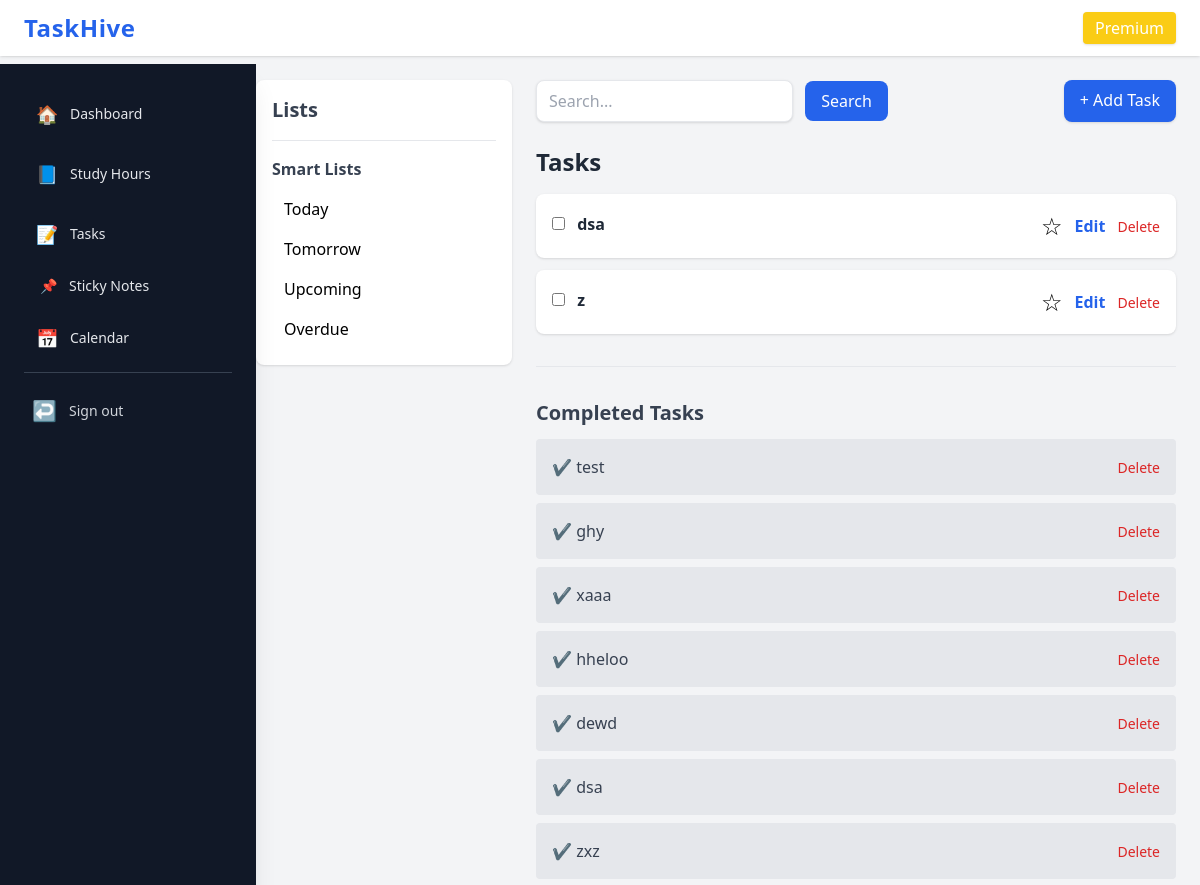
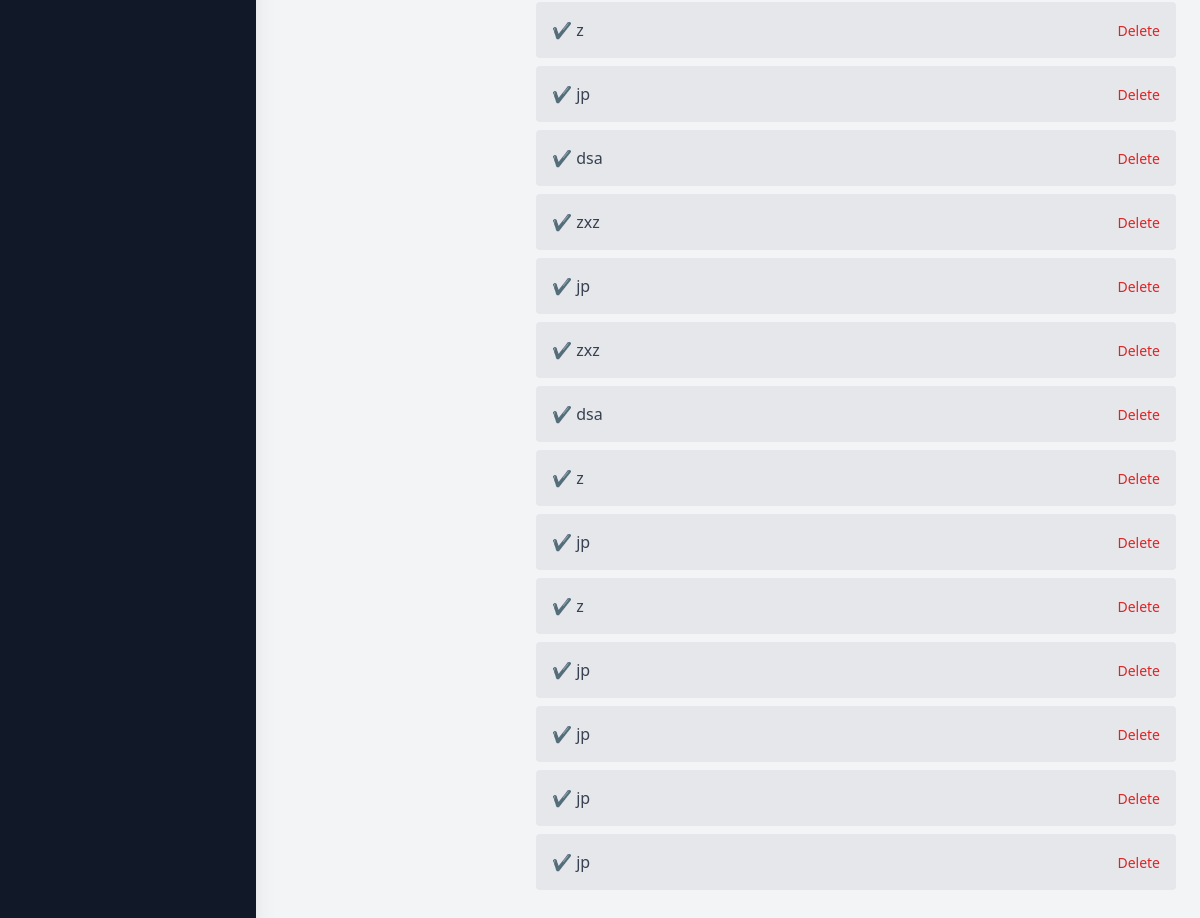
Screenshot of /tasks/list/ (signed in) with the database file from the repository (2 pictures, top to bottom).
### tasks/models.py (models this page shows, shortened)
class Task(models.Model):
    user = models.ForeignKey(User, on_delete=models.CASCADE)
    owner = models.ForeignKey(
        User,
        on_delete=models.CASCADE,
        related_name="task_owner",
        null=True,
        blank=True
    )
    category = models.ForeignKey(Category, on_delete=models.SET_NULL, null=True, blank=True)
    title = models.CharField(max_length=255)
    description = models.TextField(blank=True)
    priority = models.CharField(max_length=10, choices=PRIORITY, default='medium')
    due_date = models.DateTimeField(null=True, blank=True)
    reminder_at = models.DateTimeField(null=True, blank=True)
    starred = models.BooleanField(default=False)
    completed = models.BooleanField(default=False)
    repeat = models.CharField(max_length=20, choices=REPEAT, default='none')
    created_at = models.DateTimeField(auto_now_add=True)

### tasks/views.py (the view)
# urls.py: path("list/", views.task_home, name="home"),
@login_required
def task_home(request):
    tasks = Task.objects.filter(user=request.user, completed=False)
    completed_tasks = Task.objects.filter(user=request.user, completed=True)
    auto = request.GET.get("auto")
    now = timezone.now()
    today_start = now.replace(hour=0, minute=0, second=0, microsecond=0)
    today_end = today_start + timezone.timedelta(days=1)
    tomorrow_start = today_start + timezone.timedelta(days=1)
    tomorrow_end = today_start + timezone.timedelta(days=2)
    upcoming_end = today_start + timezone.timedelta(days=7)
    if auto == "today":
        tasks = tasks.filter(due_date__gte=today_start, due_date__lt=today_end)
    elif auto == "tomorrow":
        tasks = tasks.filter(due_date__gte=tomorrow_start, due_date__lt=tomorrow_end)
    elif auto == "upcoming":
        tasks = tasks.filter(due_date__gte=today_end, due_date__lt=upcoming_end)
    elif auto == "overdue":
        tasks = tasks.filter(due_date__lt=today_start, completed=False)
    query = request.GET.get("search", "")
    if query:
        tasks = tasks.filter(title__icontains=query)
    categories = Category.objects.filter(user=request.user)
    return render(request, "tasks/tasks.html", {
        "tasks": tasks,
        "completed_tasks": completed_tasks,
        "categories": categories,
    })

### tasks/templates/tasks/tasks.html (shortened to what this page needs)
{% extends "dashboard/base.html" %}
{% load static %}
{% block content %}
<div class="flex gap-6">
    <aside class="w-64 bg-white shadow p-4 rounded-lg h-fit">
        <h2 class="text-xl font-bold mb-4 text-gray-700">Lists</h2>
        <hr class="my-4">
        <h3 class="font-semibold mb-2 text-gray-700">Smart Lists</h3>
        <a href="?auto=today" class="block py-2 hover:bg-gray-100 px-3 rounded">Today</a>
        <a href="?auto=tomorrow" class="block py-2 hover:bg-gray-100 px-3 rounded">Tomorrow</a>
        <a href="?auto=upcoming" class="block py-2 hover:bg-gray-100 px-3 rounded">Upcoming</a>
        <a href="?auto=overdue" class="block py-2 hover:bg-gray-100 px-3 rounded">Overdue</a>
    </aside>
    <main class="flex-1">
        <div class="flex justify-between mb-6">
            <form method="GET">
                <input type="text" name="search" placeholder="Search..."
                       class="bg-white shadow px-3 py-2 rounded-lg border border-gray-200">
                <button class="bg-blue-600 text-white px-4 py-2 rounded-lg ml-2">Search</button>
            </form>
            <a href="{% url 'tasks:add' %}"
               class="bg-blue-600 px-4 py-2 rounded-lg text-white shadow">
               + Add Task
            </a>
        </div>
        <h2 class="text-2xl font-bold mb-4 text-gray-800">Tasks</h2>
        {% for t in tasks %}
            <div class="bg-white p-4 rounded-lg shadow mb-3 flex justify-between items-center">
                <div>
                    <input type="checkbox"
                           onclick="location.href='{% url 'tasks:complete' t.id %}'"
                           class="mr-2">
                    <a href="{% url 'tasks:detail' t.id %}"
                       class="font-semibold text-gray-800">
                       {{ t.title }}
                    </a>
                </div>
                <div class="flex items-center gap-3">
                    <a href="{% url 'tasks:star' t.id %}" class="text-2xl">
                        {% if t.starred %}⭐{% else %}☆{% endif %}
                    </a>
    <a href="{% url 'tasks:edit_task' t.id %}"
       class="text-blue-600 hover:text-blue-800 font-semibold">
       Edit
    </a>
   <form action="{% url 'tasks:delete_task' t.id %}" method="POST"
      onsubmit="return confirm('Delete this completed task?');">
    <button class="text-red-600 hover:text-red-800 text-sm">Delete</button>
</form>
                </div>
            </div>
        {% empty %}
            <p class="text-gray-500">No tasks found.</p>
        {% endfor %}
        <hr class="my-8">
        <h3 class="text-xl font-semibold mb-3 text-gray-700">Completed Tasks</h3>
{% for t in completed_tasks %}
    <div class="bg-gray-200 p-4 rounded mb-2 text-gray-700 flex justify-between items-center">
        ✔ {{ t.title }}
        <form action="{% url 'tasks:delete_task' t.id %}" method="POST"
              onsubmit="return confirm('Delete this completed task?');">
            <button class="text-red-600 hover:text-red-800 text-sm">Delete</button>
        </form>
    </div>
{% empty %}
    <p class="text-gray-400">No completed tasks.</p>
{% endfor %}
    </main>
</div>
{% endblock %}

### static/css/site.css (style rules this page uses)
body { font-family: ui-sans-serif, system-ui, -apple-system, "Segoe UI", Roboto, "Helvetica Neue", Arial; }

### rows the page displays
Task: title "dsa"
Task: title "z"
Task: title "test"
Task: title "ghy"
Task: title "xaaa"
Task: title "hheloo"
Task: title "dewd"
Task: title "dsa"
Task: title "zxz"
Task: title "z"
Task: title "jp"
Task: title "dsa"
Task: title "zxz"
Task: title "jp"
Task: title "zxz"
Task: title "dsa"
Task: title "z"
Task: title "jp"
Task: title "z"
Task: title "jp"
Task: title "jp"
Task: title "jp"
Task: title "jp"
